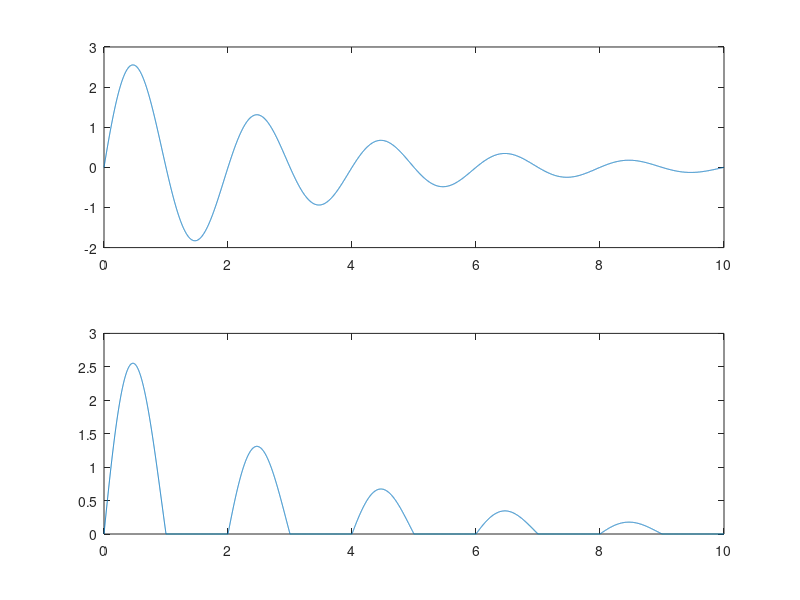

Recreate this plot in MATLAB.
clear; clc; close all;

t = 0:.001:10;

vs = 3*(exp(-t/3)).*sin(pi*t);

cllipedV = vs>=0;

subplot(2,1,1);

plot(t,vs)

vbatt = vs;

vbatt((vbatt<0)) = 0;

subplot(2,1,2);
plot(t,vbatt);
